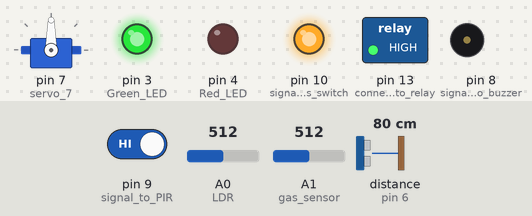
The sketch below on a simulated Arduino Uno, built with avr-gcc and run on an emulated ATmega328P. On the bench: servo, switched loads named in the sketch (green lamp = pin HIGH), output pins drawn as LEDs (lit = HIGH), buzzer (waves = sounding). Inputs (shaded band) come from the test bench; at power-on: pin 9 (signal_to_PIR) HIGH, distance to the obstacle (sensor on pin 6) 80 cm, A0 (LDR) = 512, A1 (gas_sensor) = 512. The echo pulse lasts 58.3 µs per cm; what the sketch prints to the serial monitor is not drawn.

Above: at 6.2 s.
6.3 s: pin 9 (signal_to_PIR) driven LOW
At 12.3 s:
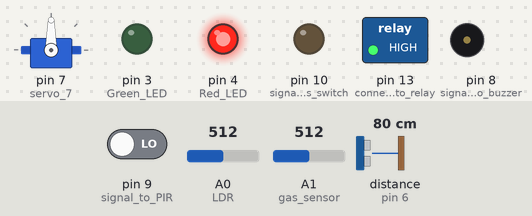
16.7 s: distance to the obstacle (sensor on pin 6) set to 97 cm
23.2 s: distance to the obstacle (sensor on pin 6) set to 103 cm
At 26.0 s:
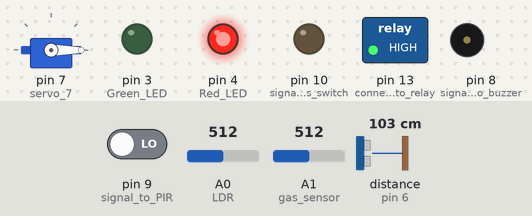
31.2 s: A0 (LDR) set to 491
At 33.5 s:
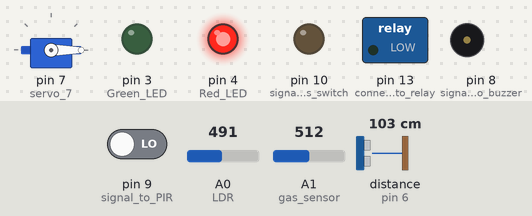
38.5 s: pin 9 (signal_to_PIR) driven HIGH
At 40.2 s:
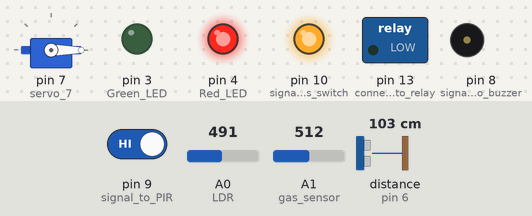
51.8 s: A0 (LDR) set to 510
At 56.9 s:
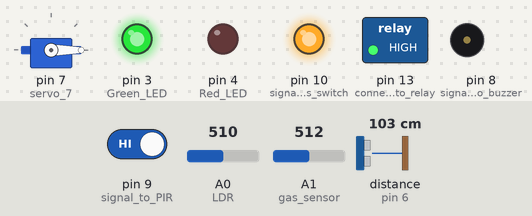
Timing chart, 0 to 63.1 s (numbered marks = the images above; inputs shaded):
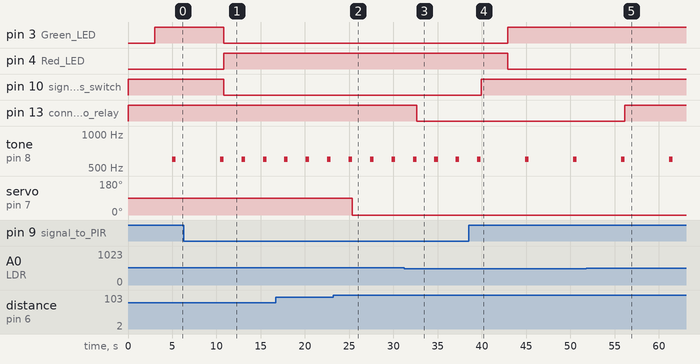

Measured:
- the behaviour switches between 99 and 100 cm on distance to the obstacle (sensor on pin 6) (found by bisection; images 1 and 2)
- the behaviour switches between 500 and 499 on A0 (LDR) (found by bisection; images 2 and 3)
- after the input at 6.3 s, pin 3 (Green_LED), pin 10 (signal_to_npn_as_switch): HIGH → LOW after 4.5 s; pin 4 (Red_LED): LOW → HIGH after 4.5 s; tone on pin 8 (signal_to_piezo_buzzer): alternates 600 Hz for 0.40 s and silent for 2.0 s, starting after 6.5 s
- after the input at 23.2 s, servo on pin 7 (servo_7): 90° → 0° after 2.1 s
- after the input at 31.2 s, pin 13 (connected_to_relay): HIGH → LOW after 1.4 s
- after the input at 38.5 s, pin 3 (Green_LED): LOW → HIGH after 4.4 s; pin 4 (Red_LED): HIGH → LOW after 4.4 s; pin 10 (signal_to_npn_as_switch): LOW → HIGH after 1.4 s; tone on pin 8 (signal_to_piezo_buzzer): alternates 600 Hz for 0.40 s and silent for 5.0 s, starting after 6.4 s
- after the input at 51.8 s, pin 13 (connected_to_relay): LOW → HIGH after 4.4 s

The sketch:

smart_home_system_code.ino
```cpp
#include <Servo.h>

int output1Value = 0;
int sen1Value = 0;
int sen2Value = 0;
int const gas_sensor = A1;
int const LDR = A0;
int limit = 350;

long readUltrasonicDistance(int triggerPin, int echoPin)
{
  pinMode(triggerPin, OUTPUT);  // Clear the trigger
  digitalWrite(triggerPin, LOW);
  delayMicroseconds(2);
// Sets the trigger pin to HIGH state for 10 microseconds
  digitalWrite(triggerPin, HIGH);
  delayMicroseconds(10);
  digitalWrite(triggerPin, LOW);
  pinMode(echoPin, INPUT);
  // Reads the echo pin, and returns the sound wave travel time in microseconds
  return pulseIn(echoPin, HIGH);
}

Servo servo_7;

void setup()
{
   Serial.begin(9600);		//initialize serial communication
  pinMode(A0, INPUT);		//LDR
  pinMode(A1,INPUT);      	//gas sensor
  pinMode(13, OUTPUT);		//connected to relay
  servo_7.attach(7, 500, 2500); //servo motor

  pinMode(8,OUTPUT);     	//signal to piezo buzzer
  pinMode(9, INPUT);		//signal to PIR
  pinMode(10, OUTPUT);		//signal to npn as switch
  pinMode(4, OUTPUT);		//Red LED
  pinMode(3, OUTPUT);		//Green LED

}

void loop()
{

     //------light intensity control------//
//--------------------------------------------------------------
    int val1 = analogRead(LDR);
  if (val1 < 500)
  	{
    	digitalWrite(13, LOW);
    Serial.print("Bulb OFF = ");
    Serial.print(val1);
  	}
  else
  	{
    	digitalWrite(13, HIGH);
     Serial.print("Bulb ON = ");
    Serial.print(val1);
  	}

//--------------------------------------------------------------
        //------ light & fan control --------//
//--------------------------------------------------------------
  sen2Value = digitalRead(9);
  if (sen2Value == 0)
  	{
    	digitalWrite(10, LOW); //npn as switch OFF
    	digitalWrite(4, HIGH); // Red LED ON,indicating no motion
    	digitalWrite(3, LOW); //Green LED OFF, since no Motion detected
    Serial.print("     || NO Motion Detected    " );
  	}

  if (sen2Value == 1)
  	{
    	digitalWrite(10, HIGH);//npn as switch ON
    delay(3000);
    	digitalWrite(4, LOW); // RED LED OFF
    	digitalWrite(3, HIGH);//GREEN LED ON , indicating motion detected
     Serial.print(" 	   || Motion Detected!      " );
  	}
  delay(2000);

//---------------------------------------------------------------
       // ------- Gas Sensor --------//
//---------------------------------------------------------------
int val = analogRead(gas_sensor);      //read sensor value
  Serial.print("|| Gas Sensor Value = ");
  Serial.print(val);				   //Printing in serial monitor
//val = map(val, 300, 750, 0, 100);
  if (val > limit)
  	{
    	tone(8, 600);
  	}
 	delay(400);
 	noTone(8);

 //--------------------------------------------------------------
      //-------  servo motor  ---------//
 //-------------------------------------------------------------
  sen1Value = 0.01723 * readUltrasonicDistance(6, 6);

  if (sen1Value < 100)
  	{
    	servo_7.write(90);
    Serial.print(" 	  || Door Open!  ; Distance = ");
    Serial.print(sen1Value);
   Serial.print("\n");

  	}
  else
  	{
    	servo_7.write(0);
    Serial.print(" 	  || Door Closed! ; Distance =  ");
    Serial.print(sen1Value);
    Serial.print("\n");
  }
  delay(10); // Delay a little bit to improve simulation performance
}
```
